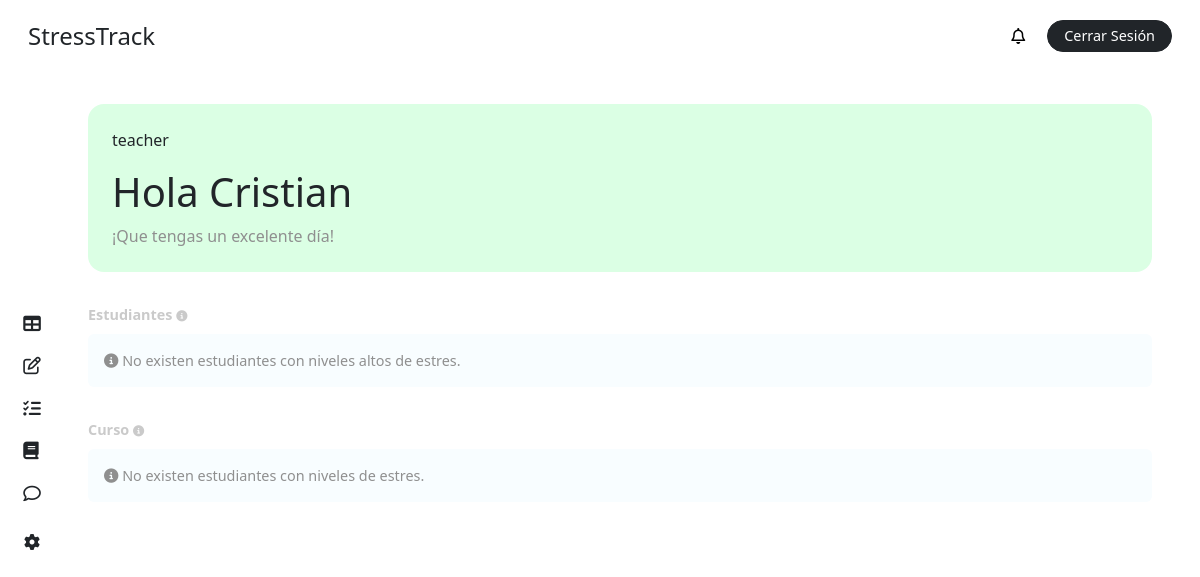
The app's page /panel/ (signed in), older data.
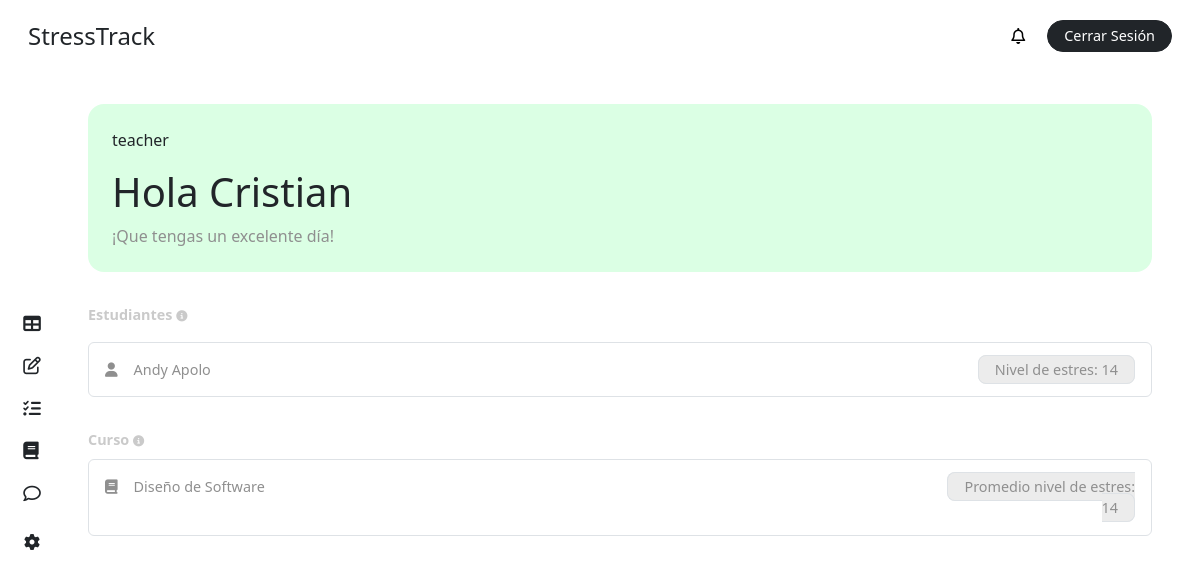
The same page, newer data.
### stress/models.py (models this page shows, shortened)
class CustomUser(AbstractBaseUser, PermissionsMixin):
    ROLE_CHOICES = [
        ('student', 'Alumno'),
        ('teacher', 'Profesor'),
        ('superuser', 'Administrador'),
    ]
    first_name = models.CharField(max_length=50, blank=True)
    last_name = models.CharField(max_length=50, blank=True)
    dni = models.CharField(max_length=10, unique=True, blank=True, null=True)
    email = models.EmailField(unique=True)
    role = models.CharField(max_length=20, choices=ROLE_CHOICES, default='student')
    is_active = models.BooleanField(default=True)
    is_staff = models.BooleanField(default=False)
    stress = models.IntegerField(default=0)
    share_stress_level = models.BooleanField(default=False)
    recommendation = models.ForeignKey(Recommendation, on_delete=models.SET_NULL, null=True, blank=True, related_name='users')
    course = models.ForeignKey(Course, on_delete=models.CASCADE, related_name='students', null=True, blank=True)
    group = models.ForeignKey(Team, on_delete=models.CASCADE, related_name='members', null=True, blank=True)
    objects = CustomUserManager()
    USERNAME_FIELD = 'email'
    REQUIRED_FIELDS = []

class Course(models.Model):
    name = models.CharField(max_length=100)
    teacher = models.ForeignKey('CustomUser', on_delete=models.CASCADE, related_name='teaching_courses', limit_choices_to={'role': 'teacher'})

### stress/views.py (the view)
# urls.py: path('panel/', views.panel, name='panel'),
@login_required
def panel(request):
    user = request.user
    course = user.course
    team = user.group
    tasks = None
    tests = None
    top_3_stressed_students = None
    average_stress = None
    course_teaching = user.teaching_courses.first()
    if course_teaching:
        students = course_teaching.students.filter(stress__gt=0)
        top_3_stressed_students = students.order_by('-stress')[:3]
        average_stress = int(students.aggregate(avg_stress=Avg('stress'))['avg_stress'] or 0)
    if course:
        tasks = course.tasks.filter(due_date__gte=date.today()).order_by('due_date')
    if team:
        tests = team.tests.all()
    stress = user.stress
    color = ""
    if 0 <= stress <= 20:
        color = 'bg-good'
    elif 20 < stress <= 40:
        color = 'bg-not-bad'
    elif 40 < stress <= 60:
        color = 'bg-dangerr'
    elif 60 < stress <= 100:
        color = 'bg-dying'
    context = {
        'name': user.first_name or "Usuario",
        'color': color,
        'stress': stress,
        'role': user.role,
        'top_3_stressed_students': top_3_stressed_students,
        'average_stress': average_stress,
        'course_teaching': course_teaching,
        'notifications': user.notifications.all(),
        'unread_notifications': user.notifications.filter(is_read=False).count(),
    }
    if tasks:
        if tasks.exists():
            tmp_task = tasks.first()
            task = {
                'title': tmp_task.title,
                'date': tmp_task.due_date
            }
        else:
            task = None
    else:
        task = None
    if tests:
        tmp_test = tests.last()
        flg = test_resolve(tmp_test, user)
        test = {
            'id': tmp_test.id,
            'title': tmp_test.title,
            'state': flg
        }
    else:
        test = None
    context['task'] = task
    context['test'] = test
    return render(request, 'dashboard/panel.html', context)

### stress/templates/dashboard/panel.html (shortened to what the changed rows need)
{% extends "base/dashboard_base.html" %}
{% block content %}
<main class="main p-4 pt-2 pe-5">
    <div class="{{ color }} p-4 rounded-4 my-4">
        <div class="row">
            {% if role == 'student' %}
                <div class="col-10">
                    <p>{{role}}</p>
                    <h1>Hola {{ name }}</h1>
                    <p class="fs-6 m-0">Tus niveles de estrés son {{ stress }}.
                    </p>
                </div>
                <div class="col-2 text-center">
                    <h1>{{ stress }}</h1>
                    <p class="m-0">Nivel de Estrés</p>
                </div>
            {% else %}
                <div class="col-12">
                    <h1>Hola {{ name }}</h1>
                </div>
            {% endif %}
        </div>
    </div>
    {% if role == 'student' %}
        <div class="mb-4">
            <label class="text-grisillo fw-bold my-2">Tarea</label>
            {% if not task %}
                <div class="bg-inf p-3 rounded-2 text-gris">
                    <i class="fas fa-info-circle"></i> No tienes tareas asignadas por el momento.
                </div>
            {% else %}
                <div class="p-3 rounded-2 text-gris border border-1">
                        <div class="row">
                            <div class="col-10">
                                <i class="fa-solid fa-list me-3"></i>{{ task.title }}
                            </div>
                            <div class="col-2 text-end">
                                <div class="ms-4 bg-color-grisillo py-1 px-3 border d-inline rounded-3 fs-7">
                                    {{ task.date }}
                                </div>
                            </div>
                        </div>
                </div>
            {% endif %}
        </div>
        <div class="mb-4">
            <label class="text-grisillo fw-bold my-2">Test</label>
        {% if not test %}
        <div class="bg-inf p-3 rounded-2 text-gris">
            <i class="fas fa-info-circle"></i> No tienes tests asignadas por el momento.
        </div>
        {% else %}
        <div class="p-3 rounded-2 text-gris border border-1">
            <div class="row">
                <div class="col-10">
                    <i class="fa-regular fa-pen-to-square me-3"></i>{{ test.title }}
                </div>
                <div class="col-2 text-end">
                        {% if not test.state %}
                            <div class="ms-4 p-1 d-inline rounded-4 fs-7">
                                <a href="{% url 'test' test.id %}" class="text-decoration-none border border-dark text-dark py-1 px-3 rounded-3 fs-7">Realizar Test</a>
                            </div>
                        {% else %}
                            <div class="ms-4 bg-color-grisillo py-1 px-3 border d-inline rounded-3 fs-7">
                                Completado
                            </div>
                            {% endif %}
                        </div>
                    </div>
                </div>
                {% endif %}
        </div>
    {% else %}
        <div class="mb-4">
            <label class="text-grisillo fw-bold my-2">Estudiantes <i class="fas fa-info-circle fs-8" title="Lista de los estudiante con mas nivel de estres del curso"></i></label>
            {% if not top_3_stressed_students %}
                <div class="bg-inf p-3 rounded-2 text-gris">
                    <i class="fas fa-info-circle"></i> No existen estudiantes con niveles altos de estres.
                </div>
            {% else %}
                {% for student in top_3_stressed_students %}
                    <div class="p-3 rounded-2 text-gris border border-1 my-2">
                        <div class="row">
                            <div class="col-9">
                                <i class="fa-solid fa-user me-3"></i>{{ student.first_name }} {{ student.last_name }}
                            </div>
                            <div class="col-3 text-end">
                                <div class="ms-4 bg-color-grisillo py-1 px-3 border d-inline rounded-3 fs-7">
                                    Nivel de estres: {{ student.stress }}
                                </div>
                            </div>
                        </div>
                    </div>
                {% endfor %}
            {% endif %}
        </div>
        <div class="mb-4">
            <label class="text-grisillo fw-bold my-2">Curso <i class="fas fa-info-circle fs-8" title="Promedio del nivel de estres del curso"></i></label>
            {% if not course_teaching %}
                <div class="bg-inf p-3 rounded-2 text-gris">
                    <i class="fas fa-info-circle"></i> No estas asignado a un curso por el momento.
                </div>
            {% elif not top_3_stressed_students %}
                <div class="bg-inf p-3 rounded-2 text-gris">
                    <i class="fas fa-info-circle"></i> No existen estudiantes con niveles de estres.
                </div>
            {% else %}
                <div class="p-3 rounded-2 text-gris border border-1">
                        <div class="row">
                            <div class="col-9">
                                <i class="fa-solid fa-book me-3"></i>{{ course_teaching.name }}
                            </div>
                            <div class="col-3 text-end">
                                <div class="ms-4 bg-color-grisillo py-1 px-3 border d-inline rounded-3 fs-7">
                                    Promedio nivel de estres: {{ average_stress }}
                                </div>
                            </div>
                        </div>
                </div>
            {% endif %}
        </div>
    {% endif %}
</main>
{% endblock %}

Row changes from the older to the newer data that the page shows:
now on this page (row edited): CustomUser: first_name "Andy", last_name "Apolo", stress "14"
now on this page (row unchanged): Course: name "Diseño de Software"
Text that changed along with them:
{{ average_stress }}: (not shown) → "14"
text no longer shown: "No existen estudiantes con niveles altos de estres. No existen estudiantes con niveles de estres."
text now shown: "Promedio nivel de estres:"
